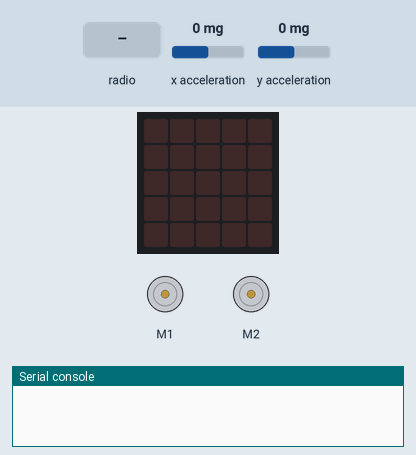
This program was run on a simulated BBC micro:bit (MakeCode). On the bench: the board's 5×5 LED display, 2 × DC motor (green arrow = forward, orange = backward, longer = faster), the last lines printed to the serial console. Inputs (shaded band) come from the test bench; at power-on: x acceleration 0 mg, y acceleration 0 mg. No radio messages arrive unless stated (any console line starting 'radio sent:' is added by the test bench).

Above: at 1.2 s.
1.3 s: x acceleration set to -191 mg
2.8 s: x acceleration set to -215 mg
At 4.0 s:
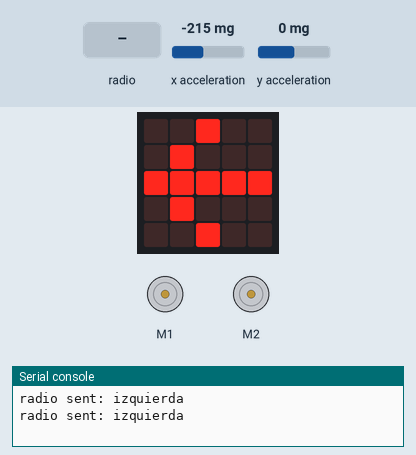
4.3 s: x acceleration set to 184 mg
5.8 s: x acceleration set to 215 mg
At 7.0 s:
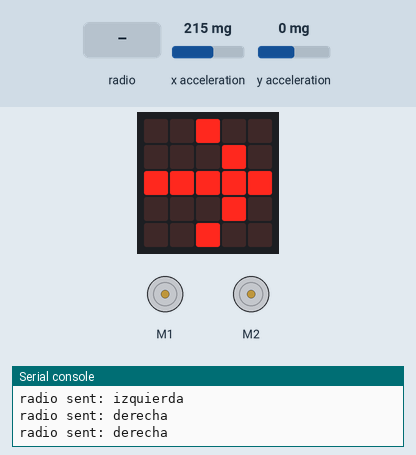
7.3 s: radio message "derecha" arrives
At 8.5 s:
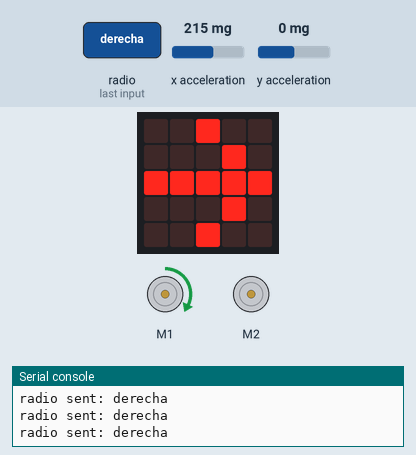
8.8 s: radio message "izquierda" arrives
At 9.8 s:
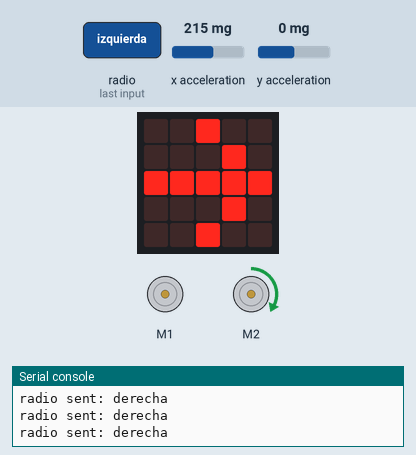
Timing chart, 0 to 11.3 s (numbered marks = the images above; inputs shaded):
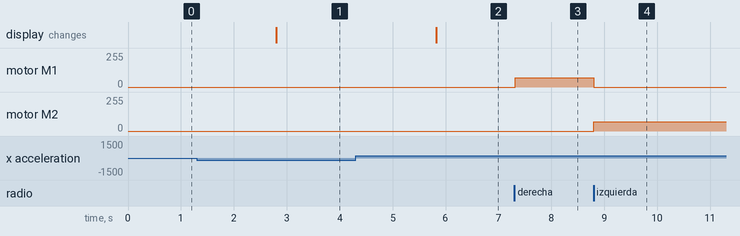

Measured:
- the behaviour switches between -199 and -200 mg on x acceleration (found by bisection; images 0 and 1)
- the behaviour switches between 199 and 200 mg on x acceleration (found by bisection; images 1 and 2)
- after the input at 1.3 s, every drawn part: stays the same
- after the input at 2.8 s, the display: changes at once (image 1)
- after the input at 4.3 s, every drawn part: stays the same
- after the input at 5.8 s, the display: changes at once (image 2)
- after the input at 7.3 s, motor M1: stopped → forward 70/255 at once
- after the input at 8.8 s, motor M1: forward 70/255 → stopped at once; motor M2: stopped → forward 70/255 at once

The program:

main.ts
```typescript
radio.onReceivedString(function (receivedString) {
    if (receivedString == "derecha") {
        maqueen.motorRun(maqueen.Motors.M1, maqueen.Dir.CW, 70)
        maqueen.motorRun(maqueen.Motors.M2, maqueen.Dir.CW, 0)
    } else if (receivedString == "izquierda") {
        maqueen.motorRun(maqueen.Motors.M2, maqueen.Dir.CW, 70)
        maqueen.motorRun(maqueen.Motors.M1, maqueen.Dir.CW, 0)
    } else if (receivedString == "atras") {
        maqueen.motorRun(maqueen.Motors.All, maqueen.Dir.CCW, 70)
    } else if (receivedString == "adelante") {
        maqueen.motorRun(maqueen.Motors.All, maqueen.Dir.CW, 70)
    }
})
radio.setGroup(1)
basic.forever(function () {
    if (input.acceleration(Dimension.X) >= 200) {
        radio.sendString("derecha")
        basic.showArrow(ArrowNames.East)
    } else if (input.acceleration(Dimension.X) <= -200) {
        radio.sendString("izquierda")
        basic.showArrow(ArrowNames.West)
    } else if (input.acceleration(Dimension.Y) >= 200) {
        radio.sendString("atras")
        basic.showArrow(ArrowNames.South)
    } else if (input.acceleration(Dimension.Y) <= -200) {
        radio.sendString("adelate")
        basic.showArrow(ArrowNames.North)
    }
})
```

test.ts
```typescript
// aquí va el archivo "tests"; esto no se compilará cuando este paquete se utilice como una extensión.
```
